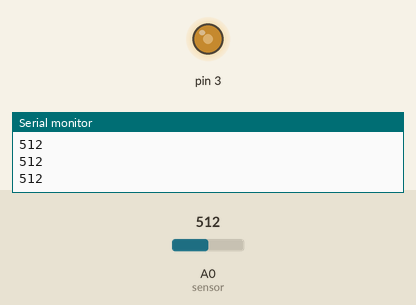
Bench run of a sketch on a simulated Arduino Uno, built with avr-gcc and run on an emulated ATmega328P. On the bench: output pins drawn as LEDs (lit = HIGH), the last lines printed to the serial monitor. The test bench sets the inputs (shaded band); at power-on: A0 (sensor) = 512.

Above: at 1.2 s.
1.3 s: A0 (sensor) set to 716
At 2.2 s:
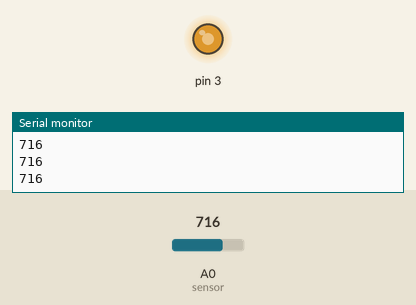
2.9 s: A0 (sensor) set to 900
At 3.5 s:
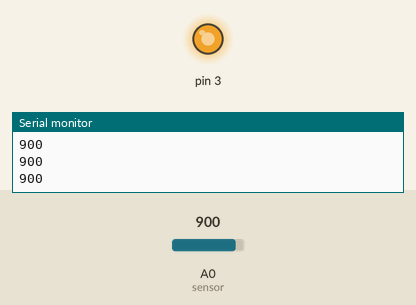
4.5 s: A0 (sensor) set to 122
At 5.8 s:
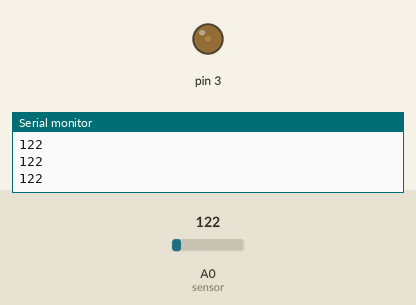
6.1 s: A0 (sensor) set to 0
At 7.4 s:
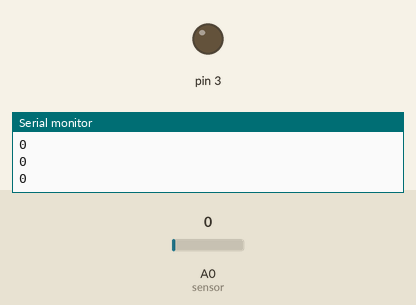
7.7 s: A0 (sensor) set to 511
At 8.7 s:
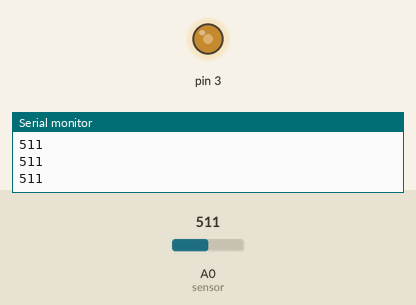
Timing chart, 0 to 10.3 s (numbered marks = the images above; inputs shaded):
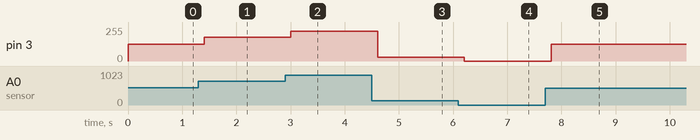

The sketch:

leibi.ino
```cpp
int sensor = A0;
int sensorRead = 0;
int newdata = 0;
void setup() {
  // put your setup code here, to run once:
  Serial.begin(9600);

}

void loop() {
  // put your main code here, to run repeatedly:
  sensorRead = analogRead(sensor);
  newdata = map(sensorRead, 0, 1023, 0, 255);
  Serial.println(sensorRead);
  analogWrite(3, newdata);
  delay(200);

}
```

Measured:
- after the input at 1.3 s, pin 3: 127/255 → 178/255 after 0.10 s
- after the input at 2.9 s, pin 3: 178/255 → 224/255 after 0.11 s
- after the input at 4.5 s, pin 3: 224/255 → 30/255 after 0.11 s
- after the input at 6.1 s, pin 3: 30/255 → 0/255 after 0.11 s
- after the input at 7.7 s, pin 3: 0/255 → 127/255 after 0.11 s
